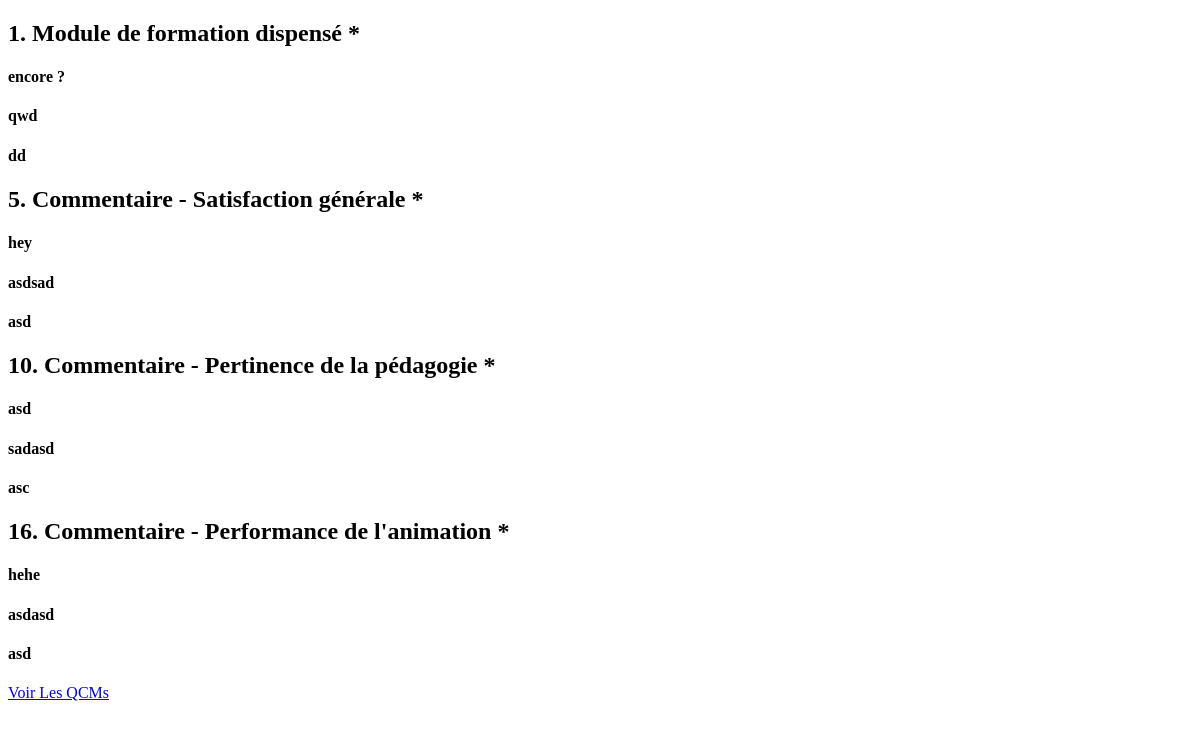
The app's page /dashboard/2/3/comment, older data.
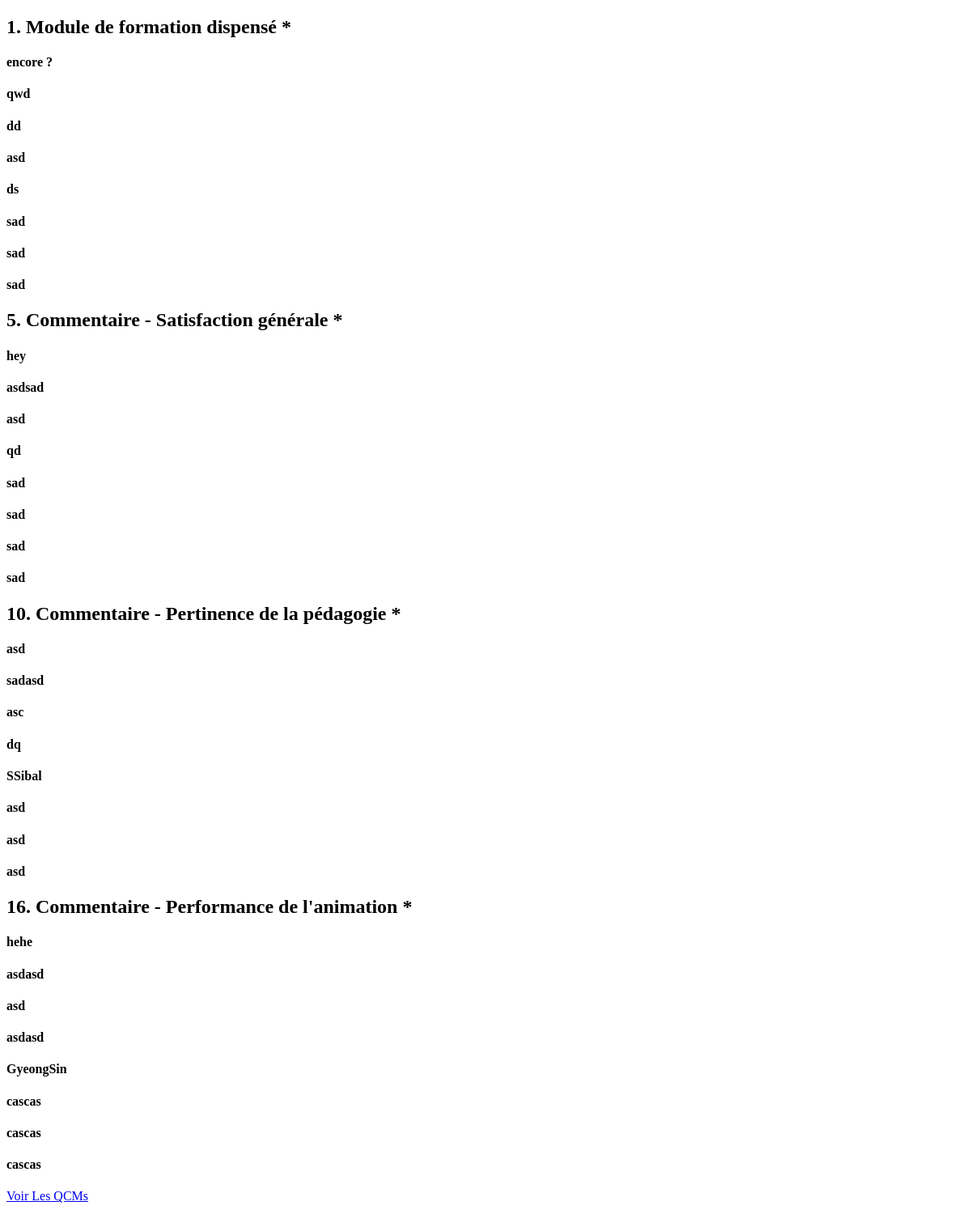
The same page, newer data.
### epsi/models.py (models this page shows, shortened)
class Answer(models.Model):
    idx = models.AutoField(primary_key=True)
    response = models.CharField(max_length=120)
    question_idx = models.ForeignKey("Question", on_delete=models.CASCADE,default='0')
    etudiant_idx = models.ForeignKey("Etudiant", on_delete=models.CASCADE,default='0')
    professeur_idx = models.ForeignKey("Professeur", on_delete=models.CASCADE,default='0')
    class Meta:
        verbose_name_plural = "Answer"

class Professeur(models.Model):
    coursChoices = (
        ('B1','B1'),
        ('B2', 'B2'),
        ('B3', 'B3'),
        ('I1', 'I1'),
        ('I2', 'I2'),
    )
    idx = models.AutoField(primary_key=True,default='0')
    professeur = models.CharField(max_length=30)
    grade = models.CharField(max_length=10, choices=coursChoices)
    grade_code = models.IntegerField(null=True)
    cours_donne = models.CharField(max_length=30)
    class Meta:
        verbose_name_plural = "Professeur"

### dashboard/views.py (the view)
# urls.py: path('<int:grade_code>/<int:idx>/comment', views.result_comment, name='result2_comment'),
def result_comment(request, grade_code, idx):
    question = Question.objects.all()
    professeur = Professeur.objects.all().filter(idx=idx)
    ''' Answer de Contents '''
    answer1 = Answer.objects.all().filter(professeur_idx_id=idx).filter(question_idx_id=1)
    answer5 = Answer.objects.all().filter(professeur_idx_id=idx).filter(question_idx_id=5)
    answer10 = Answer.objects.all().filter(professeur_idx_id=idx).filter(question_idx_id=10)
    answer16 = Answer.objects.all().filter(professeur_idx_id=idx).filter(question_idx_id=16)
    context = {'question': question,
               'professeur': professeur,
               'answer1': answer1,
               'answer5': answer5,
               'answer10': answer10,
               'answer16': answer16,}
    return render(request, "dashboard/dashboard_result_comment.html", context)

### epsi/models.py (called while the page is built)
    def __str__(self):
        return self.question

### dashboard/templates/dashboard/dashboard_result_comment.html (shortened to what this page needs)
<!DOCTYPE html>
<html lang="en">
<head>
</head>
<body>
        <div>
        <h2>
        {{question.0}}
        </h2>
            {% for results in answer1 %}
            <h4>{{ results.response }}</h4>
            {%endfor%}
        <h2>
        {{question.4}}
        </h2>
            {% for results in answer5 %}
            <h4>{{ results.response }}</h4>
            {%endfor%}
        <h2>
        {{question.9}}
        </h2>
            {% for results in answer10 %}
            <h4>{{ results.response }}</h4>
            {%endfor%}
        <h2>
        {{question.15}}
        </h2>
            {% for results in answer16 %}
            <h4>{{ results.response }}</h4>
            {%endfor%}
        </div>
    {% for results in professeur%}
<a href="/dashboard/{{results.grade_code}}/{{results.idx}}/"> Voir Les QCMs</a>
    {% endfor %}
</body>
</html>

Row changes from the older to the newer data that the page shows:
added Answer: response "asd", shown under "1. Module de formation dispensé *"
added Answer: response "ds", shown under "1. Module de formation dispensé *"
added Answer: response "sad", shown under "1. Module de formation dispensé *"
added Answer: response "sad", shown under "1. Module de formation dispensé *"
added Answer: response "sad", shown under "1. Module de formation dispensé *"
added Answer: response "qd", shown under "5. Commentaire - Satisfaction générale *"
added Answer: response "sad", shown under "5. Commentaire - Satisfaction générale *"
added Answer: response "sad", shown under "5. Commentaire - Satisfaction générale *"
added Answer: response "sad", shown under "5. Commentaire - Satisfaction générale *"
added Answer: response "sad", shown under "5. Commentaire - Satisfaction générale *"
added Answer: response "dq", shown under "10. Commentaire - Pertinence de la pédagogie *"
added Answer: response "SSibal", shown under "10. Commentaire - Pertinence de la pédagogie *"
added Answer: response "asd", shown under "10. Commentaire - Pertinence de la pédagogie *"
added Answer: response "asd", shown under "10. Commentaire - Pertinence de la pédagogie *"
added Answer: response "asd", shown under "10. Commentaire - Pertinence de la pédagogie *"
added Answer: response "asdasd", shown under "16. Commentaire - Performance de l'animation *"
added Answer: response "GyeongSin", shown under "16. Commentaire - Performance de l'animation *"
added Answer: response "cascas", shown under "16. Commentaire - Performance de l'animation *"
added Answer: response "cascas", shown under "16. Commentaire - Performance de l'animation *"
added Answer: response "cascas", shown under "16. Commentaire - Performance de l'animation *"
